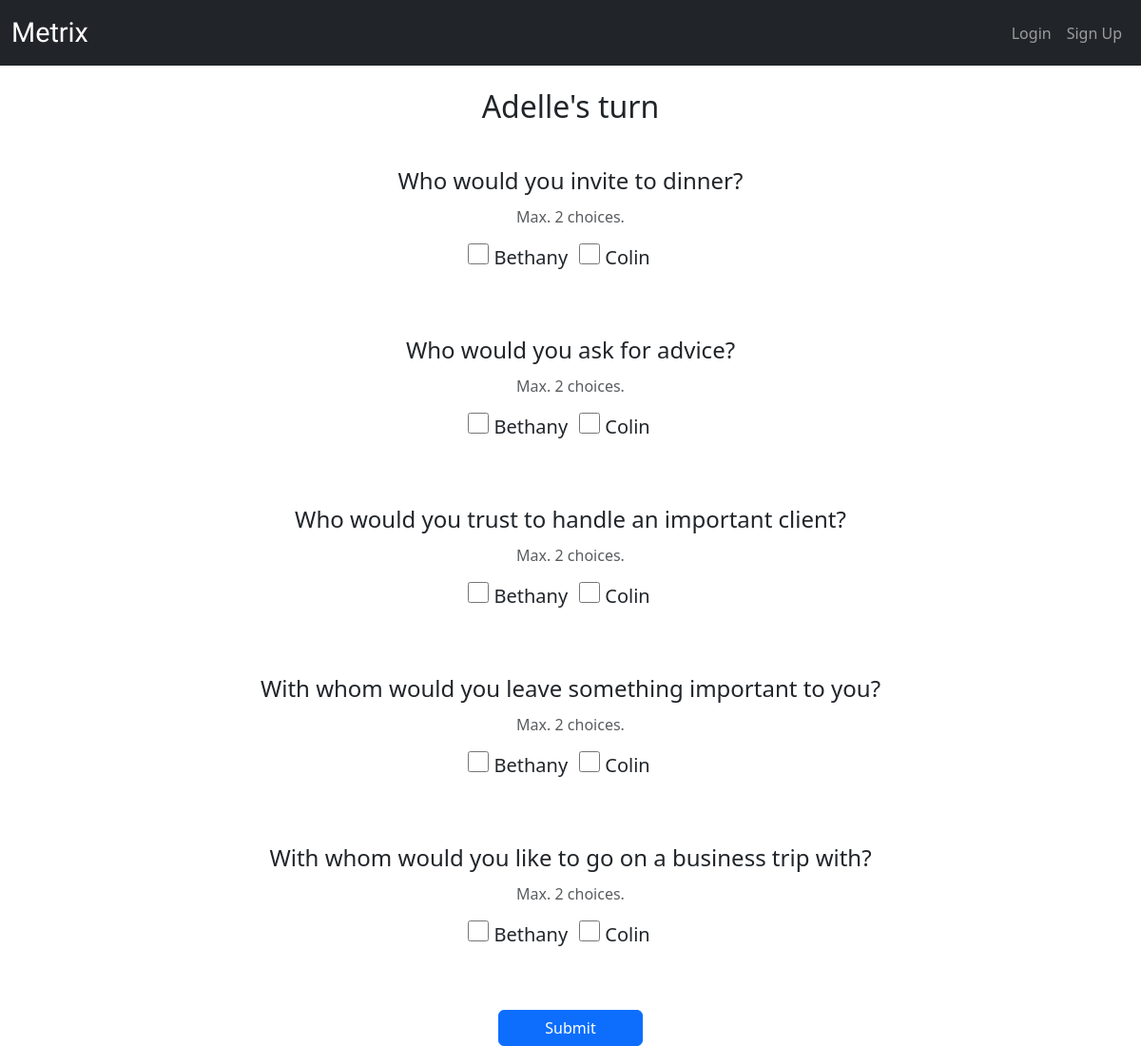
Screenshot of /research/11/test/0/ with the database file from the repository.
### metrix/models.py (models this page shows, shortened)
class Participant(models.Model):
    research = models.ForeignKey(Research, on_delete=models.CASCADE)
    participant_id = models.AutoField(primary_key=True)
    name = models.CharField(max_length=100)
    age = models.PositiveIntegerField()
    gender = models.CharField(max_length=10, choices=[('male', 'Male'), ('female', 'Female'), ('other', 'Other')])
    description = models.TextField(blank=True)
    def __str__(self):
        return f"{self.name}"

class Question(models.Model):
    question_id = models.AutoField(primary_key=True)
    text = models.TextField(validators=[MaxLengthValidator(255)])
    created_at = models.DateTimeField(auto_now_add=True)

### metrix/views.py (the view, shortened to what this page needs)
# urls.py: path('research/<int:pk>/test/<int:step>/', ConductTestView.as_view(), name='conduct-test'),
class ConductTestView(View):
    def get(self, request, pk, step=0):
        research = get_object_or_404(Research, pk=pk)
        participants_qs = research.participant_set.all()
        participants = list(participants_qs)
        if step >= len(participants):
            return redirect('test-completed', pk=pk)
        current_participant = participants[step]
        questions = ResearchQuestion.objects.filter(research=research)
        form = ConductTestForm(
            participant=current_participant,
            questions=questions,
            choices_queryset=participants_qs
        )
        return render(request, 'metrix/conduct_test.html', {
            'form': form,
            'participant': current_participant,
            'step': step,
            'total': len(participants),
            'research': research,
            'questions': questions,
            'participants': participants
        })

### metrix/forms.py (shortened to what this page needs)
class ConductTestForm(forms.Form):
    def __init__(self, *args, participant=None, questions=None, choices_queryset=None, **kwargs):
        super().__init__(*args, **kwargs)
        for question in questions:
            field_name = f"question_{question.id}"
            self.fields[field_name] = forms.ModelMultipleChoiceField(
                label=question.question.text,
                queryset=choices_queryset.exclude(pk=participant.pk),  # <- tu zmiana
                widget=forms.CheckboxSelectMultiple,
                required=True
            )
            self.fields[field_name].max_choices = question.choice_count

### metrix/templates/metrix/conduct_test.html (shortened to what this page needs)
{% extends "metrix/base.html" %}
{% block content %}
  <h2 class="text-center mb-4">{{ participant.name }}'s turn</h2>
  <form method="post" class="mx-auto" style="max-width: 700px;">
    {% for field in form %}
      <fieldset class="mb-5 pt-3 text-center">
        <legend>{{ field.label }}</legend>
        <p class="text-muted">Max. {{ field.field.max_choices }} choice{{ field.field.max_choices|pluralize }}.</p>
        <div class="d-flex flex-wrap justify-content-center gap-3">
          {{ field }}
        </div>
      </fieldset>
    {% endfor %}
    <div class="text-center">
      <button type="submit" class="btn btn-primary mt-3 px-5">Submit</button>
    </div>
  </form>
{% endblock %}

### metrix/templates/metrix/conduct_test.html (style rules this page uses)
input[type="checkbox"] { width: 1.1em; height: 1.1em; cursor: pointer; }
label { cursor: pointer; user-select: none; font-size: 1.25rem; }
div.d-flex > * { display: flex; align-items: center; gap: 0.75em; margin-right: 1.5rem; }

### rows the page displays
Participant: name "Adelle"
Question: label "Who would you invite to dinner?"
Question: label "Who would you ask for advice?"
Question: label "Who would you trust to handle an important client?"
Question: label "With whom would you leave something important to you?"
Question: label "With whom would you like to go on a business trip with?"

### other values shown
{{ field.field.max_choices }} "2" "2" "2" "2" "2"
